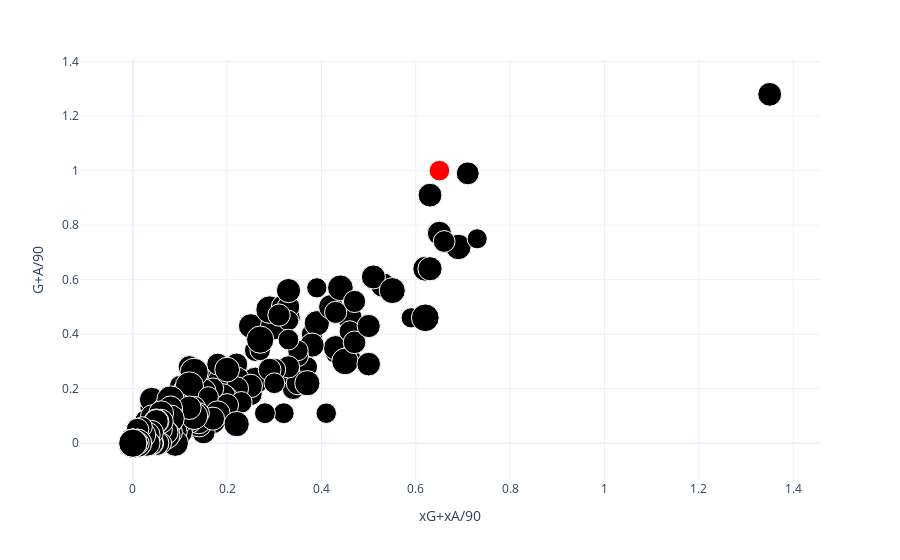

Here is the notebook cell this chart was saved with:
### Code cell
import plotly.express as px
from plotly.offline import plot, iplot, init_notebook_mode
import plotly.graph_objs as go
init_notebook_mode(connected=True)
fig = px.scatter(bundesliga[bundesliga['90s'] > 17] , x = 'xG+xA/90' , y='G+A/90',
                 opacity=[1], 
                 #range_x = (17,37),range_y=(0,400000),
                 size='90s',
                 template = 'plotly_white' , hover_data=['Player','Squad' ,'Age'])
fig.update_traces(marker = dict(color=['black','red']))
fig.layout.showlegend=False
fig.show()
fig.write_html("./james.html")

### Figure 1 — Plotly figure (JSON) as saved in the notebook; plotly's stock layout.template omitted (floating-point values rounded to 4 significant figures; data arrays with more than 128 entries replaced by an {"elided": "..."} marker saying what was removed)
{"data": [{"customdata": {"elided": "189x3 mixed values"}, "hovertemplate": "xG+xA/90=%{x}<br>G+A/90=%{y}<br>90s=%{marker.size}<br>Player=%{customdata[0]}<br>Squad=%{customdata[1]}<br>Age=%{customdata[2]}<extra></extra>", "legendgroup": "", "marker": {"color": ["black", "red"], "opacity": [1], "size": {"elided": "189 float values"}, "sizemode": "area", "sizeref": 0.085, "symbol": "circle"}, "mode": "markers", "name": "", "orientation": "v", "showlegend": false, "type": "scatter", "x": {"elided": "189 float values"}, "xaxis": "x", "y": {"elided": "189 float values"}, "yaxis": "y"}], "layout": {"legend": {"itemsizing": "constant", "tracegroupgap": 0}, "margin": {"t": 60}, "showlegend": false, "xaxis": {"anchor": "y", "domain": [0.0, 1.0], "title": {"text": "xG+xA/90"}}, "yaxis": {"anchor": "x", "domain": [0.0, 1.0], "title": {"text": "G+A/90"}}}}
